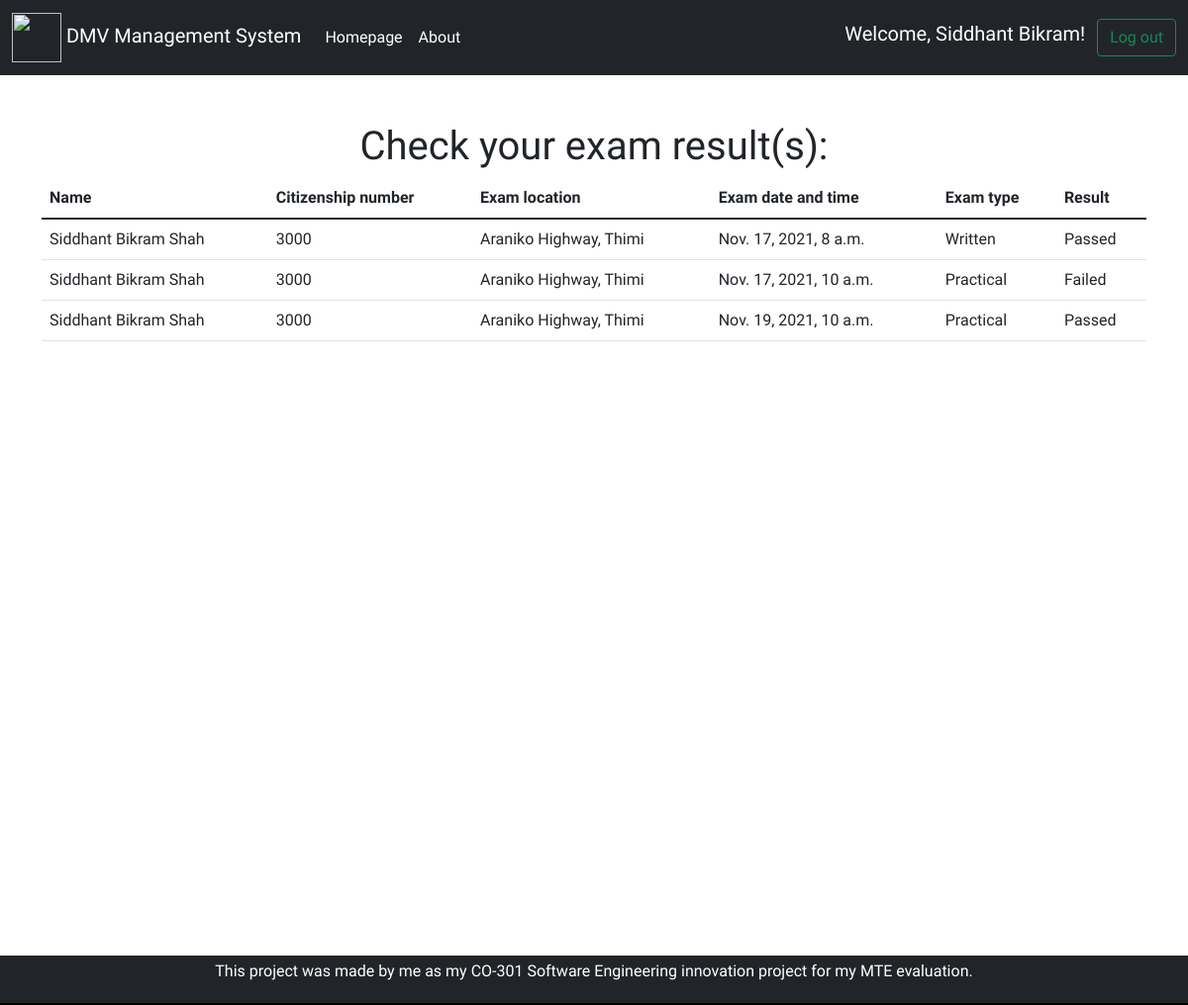
Screenshot of /check_exam (signed in) with the database file from the repository.
### homepage/models.py (models this page shows)
class Profile(models.Model):
    user = models.OneToOneField(User, on_delete=models.CASCADE)
    citizenship = models.CharField(max_length=30, default="1234567890")

class exam_result_db(models.Model):
    citizenship=models.CharField(max_length=10, default='1234567890')
    exam_choices=(('Passed', 'Passed'),('Failed', 'Failed'))
    exam_result=models.CharField(max_length=10, choices=exam_choices, default='Failed')
    location=models.CharField(max_length=30)
    exam_time = models.DateTimeField()
    exam_type_choices=(('Written','Written'),('Practical','Practical'))
    exam_type=models.CharField(max_length=10,default='Written', choices=exam_type_choices)

### homepage/views.py (the view)
# urls.py: path('check_exam', views.check_exam, name='check_exam'),
def check_exam(request):
    if request.user.is_authenticated:
        current_citizenship=request.user.profile.citizenship
        results=exam_result_db.objects.filter(citizenship=current_citizenship).order_by('exam_time')
        context={'results': results}
        return render(request,"check_exam.html",context)
    else:
        messages.warning(request, 'Please log in first!')
        return redirect('/')
    return render(request, 'check_exam.html')

### templates/check_exam.html (shortened to what this page needs)
{% extends 'base.html' %}
{% block body %}
<br />
<section>
  <div class="container-lg">
    <br />
    {% if results %}
    <h1 style="text-align: center">Check your exam result(s):</h1>
    <table class="table">
      <thead>
        <tr>
          <th scope="col">Name</th>
          <th scope="col">Citizenship number</th>
          <th scope="col">Exam location</th>
          <th scope="col">Exam date and time</th>
          <th scope="col">Exam type</th>
          <th scope="col">Result</th>
        </tr>
      </thead>
      <tbody>
        {% for result in results %}
        <tr>
          <td>{{user.first_name}} {{user.last_name}}</td>
          <td>{{ user.profile.citizenship }}</td>
          <td>{{ result.location }}</td>
          <td>{{result.exam_time}}</td>
          <td>{{ result.exam_type }}</td>
          <td>{{result.exam_result}}</td>
        </tr>
        {% endfor %}
      </tbody>
    </table>
    {%else%}
    <h1 style="text-align: center">You have no exam results!</h1>
    {% endif %}
  </div>
</section>
{% endblock body%}

### templates/base.html (shortened to what this page needs)
<!DOCTYPE html>
<html lang="en">
  <head>
    <link
      href="https://cdn.jsdelivr.net/npm/bootstrap@5.1.3/dist/css/bootstrap.min.css"
      rel="stylesheet"
    />
    {% load static %} <link rel="stylesheet" href={% static 'base.css'%}>
  </head>
  <body>
    <nav class="navbar navbar-expand-lg navbar-dark bg-dark">
      <div class="container-fluid">
        <a class="navbar-brand" href="/">
          <img
            src="https://upload.wikimedia.org/wikipedia/commons/thumb/0/06/Emblem_of_Nepal_%282020%29.svg/1200px-Emblem_of_Nepal_%282020%29.svg.png"
            width="50"
            height="50"
          />
          DMV Management System
        </a>
        <div class="collapse navbar-collapse" id="navbarSupportedContent">
          <ul class="navbar-nav me-auto mb-2 mb-lg-0">
            <li class="nav-item">
              <a class="nav-link active" aria-current="page" href="/"
                >Homepage</a
              >
            </li>
            <li class="nav-item">
              <a class="nav-link active" aria-current="page" href="/about"
                >About</a
              >
            </li>
          </ul>
          {% if user.is_authenticated %}
            <h5 style="color: white">Welcome, {{ user.first_name }}!</h5>
            <a class="btn btn-outline-success my-2 my-sm-0" href="/user_logout">Log out</a>
          {% else %}
          <button class="btn btn-outline-success my-2 my-sm-0" data-bs-toggle="modal" data-bs-target="#loginModal">Log in</button>
          &nbsp;
          <button class="btn btn-outline-success my-2 my-sm-0" data-bs-toggle="modal" data-bs-target="#registerModal">Register</button>
          {% endif %}
        </div>
      </div>
    </nav>
    {% block body%}{% endblock body%}
    <footer class="bg-dark text-center text-white">
      <div class="container p-1">
        <section class="mb-1">
          <p>
            This project was made by me as my CO-301 Software Engineering innovation project for my MTE evaluation.
          </p>
        </section>
      </div>
    </footer>
  </body>
</html>

### static/base.css (style rules this page uses)
h1, h2, h3, h4, h5, h6 { font-family: 'Raleway', sans-serif !important; }
p, div, a { font-family: 'Raleway', sans-serif !important; }
a { text-decoration: none; color:black; }
html { position: relative; min-height: 100%; padding-bottom:10px; }
body { margin-bottom: 60px; }
footer { position: absolute; bottom: 0; width: 100%; height: 50px; }

### rows the page displays
exam_result_db: location "Araniko Highway, Thimi", exam_time "Nov. 17, 2021, 8 a.m.", exam_type "Written", exam_result "Passed"
exam_result_db: location "Araniko Highway, Thimi", exam_time "Nov. 17, 2021, 10 a.m.", exam_type "Practical", exam_result "Failed"
exam_result_db: location "Araniko Highway, Thimi", exam_time "Nov. 19, 2021, 10 a.m.", exam_type "Practical", exam_result "Passed"

### other values shown
{{ user.first_name }} "Siddhant Bikram"
{{ user.last_name }} "Shah"
{{ user.profile.citizenship }} "3000"
